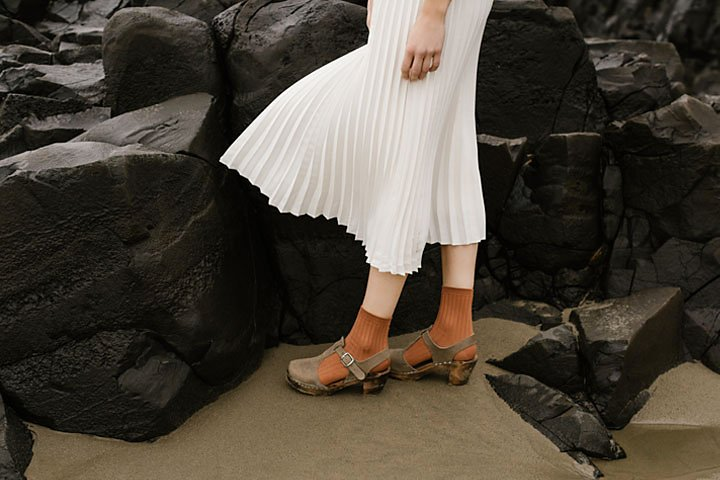
#> input picture images/highlights_and_shadows.jpg, 720 x 480 px
$ python Q2.py
#> lines starting #> are read from the running program, lines starting #| are printed output that depends on the picture
import cv2 as cv
import numpy as np
import matplotlib.pyplot as plt

# read image

img_original = cv.imread('images/highlights_and_shadows.jpg', cv.IMREAD_COLOR)
#> img_original is the input picture: shape (480, 720, 3); mean B, G, R 58.1, 68.6, 75.7
assert not img_original is None

l, a, b = cv.split(cv.cvtColor(img_original, cv.COLOR_RGB2LAB))
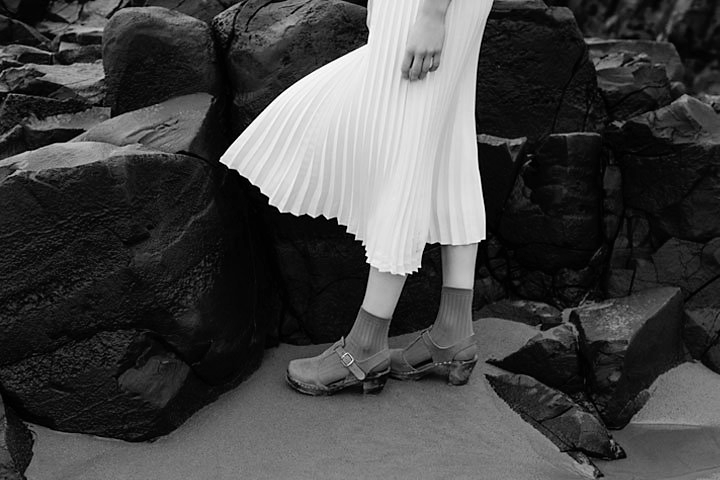
#> l: shape (480, 720); min 0, max 255, mean 68.7
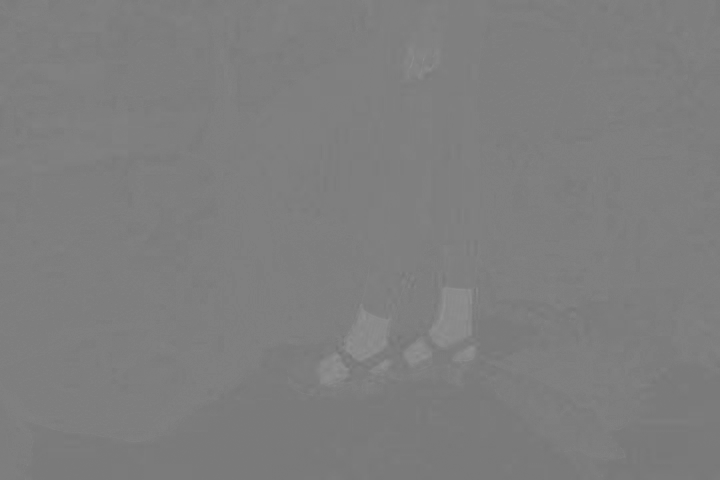
#> a: shape (480, 720); min 116, max 146, mean 126
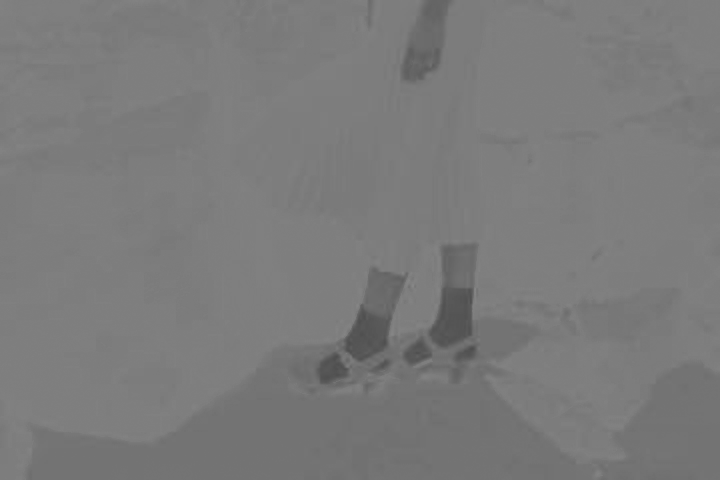
#> b: shape (480, 720); min 78, max 134, mean 122.6

# we applying gamma correction to Lighter plane so gamma < 1 to brighten image and decrease contrast
gamma = 0.6
table = np.array(
    [((i / 255) ** (gamma)) * 255 for i in np.arange(0, 256)]).astype(np.uint8)
l_new = cv.LUT(l, table)
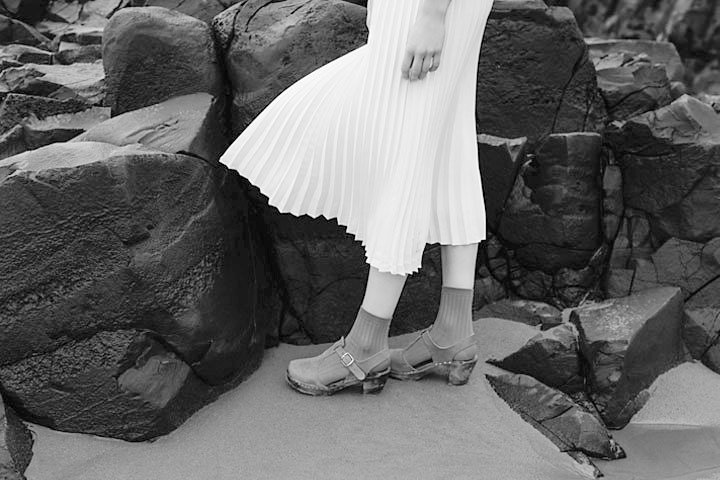
#> l_new: shape (480, 720); min 0, max 255, mean 101.5
img_new = cv.merge((l_new, a, b))
#> img_new: shape (480, 720, 3); mean of channels 0, 1, 2 101.5, 126, 122.6
img_new = cv.cvtColor(img_new, cv.COLOR_LAB2RGB)
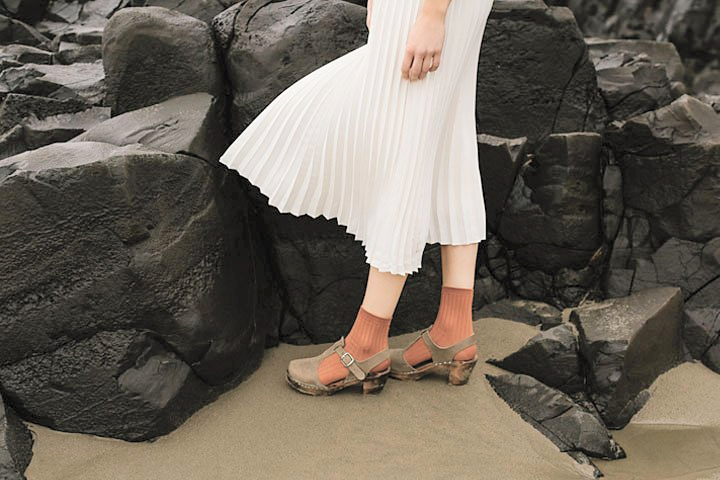
#> img_new: shape (480, 720, 3); mean B, G, R 88.5, 98.8, 106.4
cv.namedWindow('Original Image', cv.WINDOW_NORMAL)
cv.imshow('Original Image', img_original)
cv.waitKey(0)

cv.namedWindow('Transformed Image', cv.WINDOW_NORMAL)
cv.imshow('Transformed Image', img_new)
cv.waitKey(0)
cv.destroyAllWindows()

print(img_original.shape)
#| (480, 720, 3)
print(img_new.shape)
#| (480, 720, 3)

# color space 3 in both new and original image

color = ('b', 'g', 'r')
for i, col in enumerate(color):
    histr1 = cv.calcHist([img_original], [i], None, [256], [0, 256])
    plt.plot(histr1, color=col)
    plt.xlim([0, 256])
plt.show()
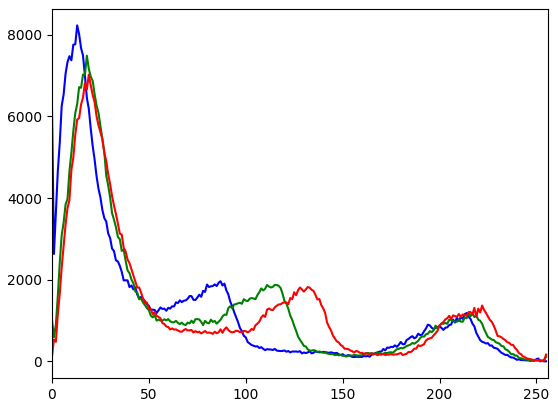
#> figure drawn by matplotlib, 1 panel; curve peaks at x = 13, y = 8229; curve peaks at x = 18, y = 7486; curve peaks at x = 19, y = 7023

for i, col in enumerate(color):
    histr2 = cv.calcHist([img_new], [i], None, [256], [0, 256])
    plt.plot(histr2, color=col)
    plt.xlim([0, 256])
plt.show()
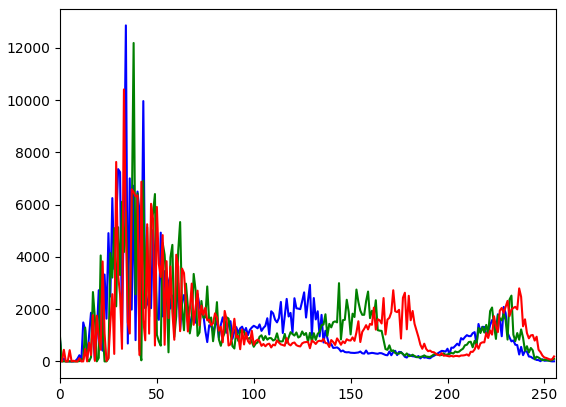
#> figure drawn by matplotlib, 1 panel; curve peaks at x = 34, y = 12857; curve peaks at x = 38, y = 12184; curve peaks at x = 33, y = 10407

$ run again, with images/daisy.jpg copied over images/highlights_and_shadows.jpg
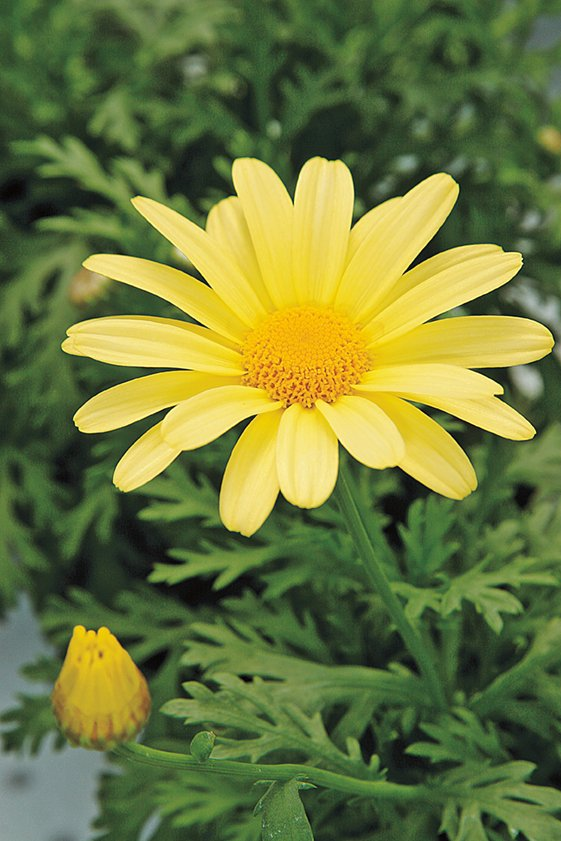
#> input picture images/daisy.jpg, 561 x 841 px
#> img_original is the input picture: shape (841, 561, 3); mean B, G, R 60.7, 120.3, 108.5
#> `img_new = cv.cvtColor(img_new, cv.COLOR_LAB2RGB)`:
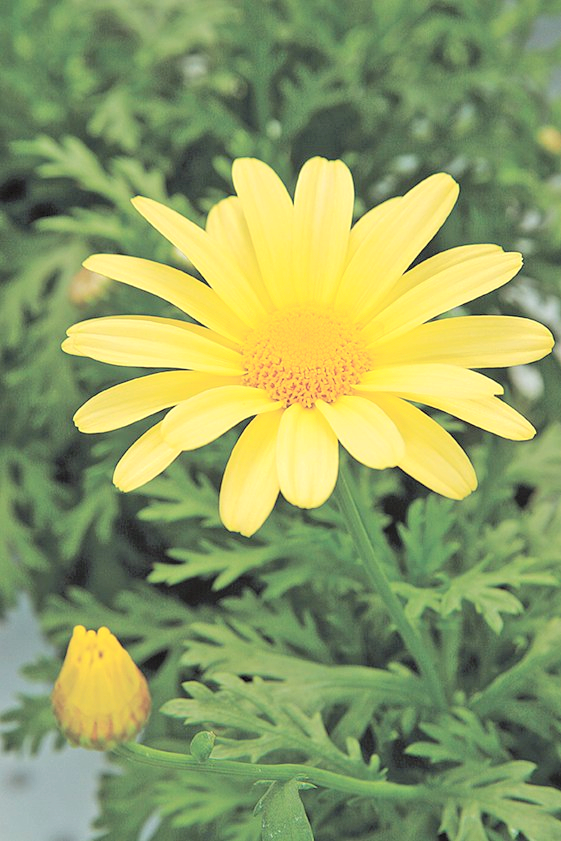
#> img_new: shape (841, 561, 3); mean B, G, R 99.5, 157.9, 143.4
#| (841, 561, 3)
#| (841, 561, 3)
#> `plt.show()`:
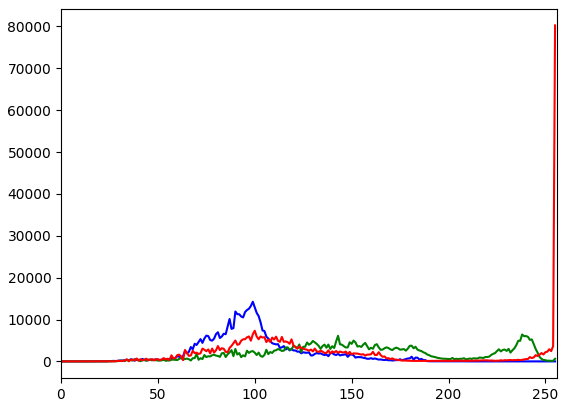
#> figure drawn by matplotlib, 1 panel; curve peaks at x = 99, y = 14251; curve peaks at x = 238, y = 6420; curve peaks at x = 255, y = 80245

$ run again, with images/margot.jpg copied over images/highlights_and_shadows.jpg
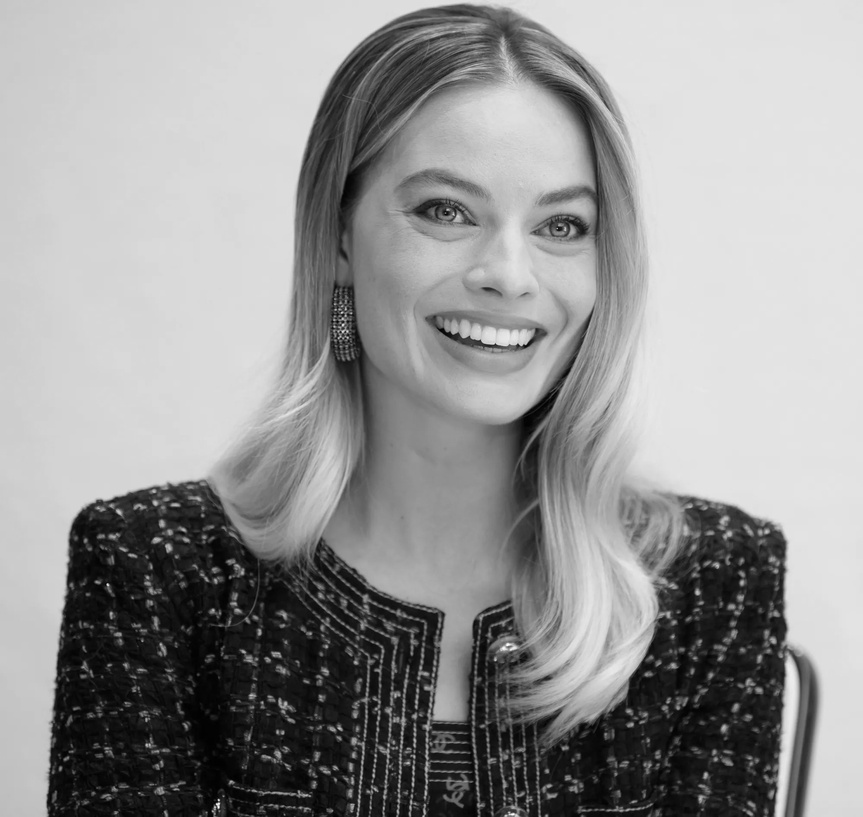
#> input picture images/margot.jpg, 863 x 817 px, shrunk from 2000 x 1894 before the run
#> img_original is the input picture: shape (817, 863, 3); min 0, max 255, mean 149
#> a: shape (817, 863); every value is 128
#> `l_new = cv.LUT(l, table)`:
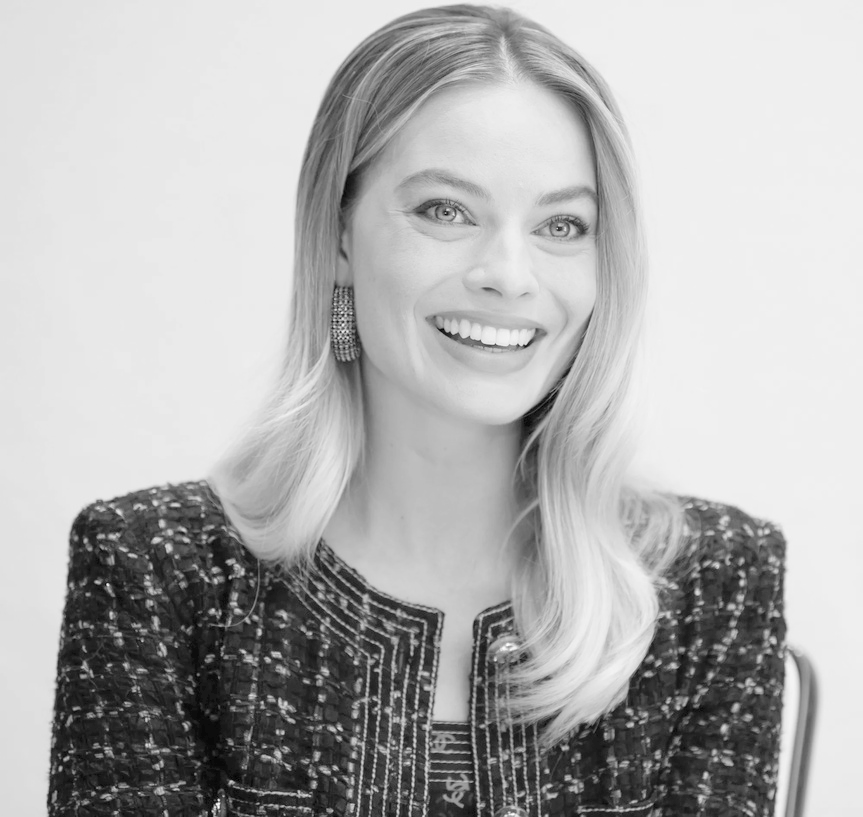
#> l_new: shape (817, 863); min 0, max 255, mean 177.5
#| (817, 863, 3)
#| (817, 863, 3)
#> `plt.show()`:
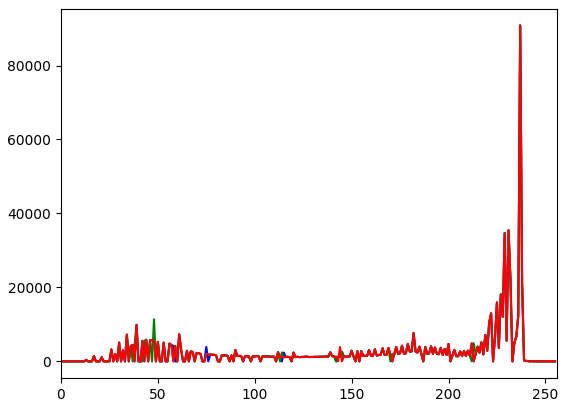
#> figure drawn by matplotlib, 1 panel; curve peaks at x = 237, y = 90845; curve peaks at x = 237, y = 90845; curve peaks at x = 237, y = 90845

$ run again, with images/einstein.png saved as images/highlights_and_shadows.jpg
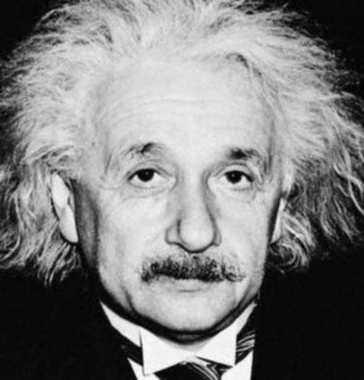
#> input picture images/einstein.png, 364 x 380 px
#> img_original is the input picture: shape (380, 364, 3); min 0, max 254, mean 125.9
#> a: shape (380, 364); every value is 128
#| (380, 364, 3)
#| (380, 364, 3)
#> `plt.show()`:
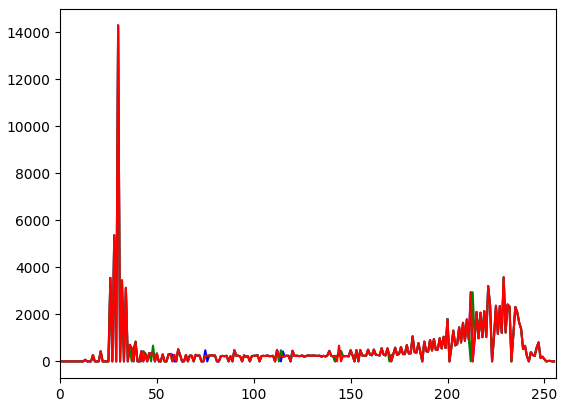
#> figure drawn by matplotlib, 1 panel; curve peaks at x = 30, y = 14281; curve peaks at x = 30, y = 14281; curve peaks at x = 30, y = 14281
